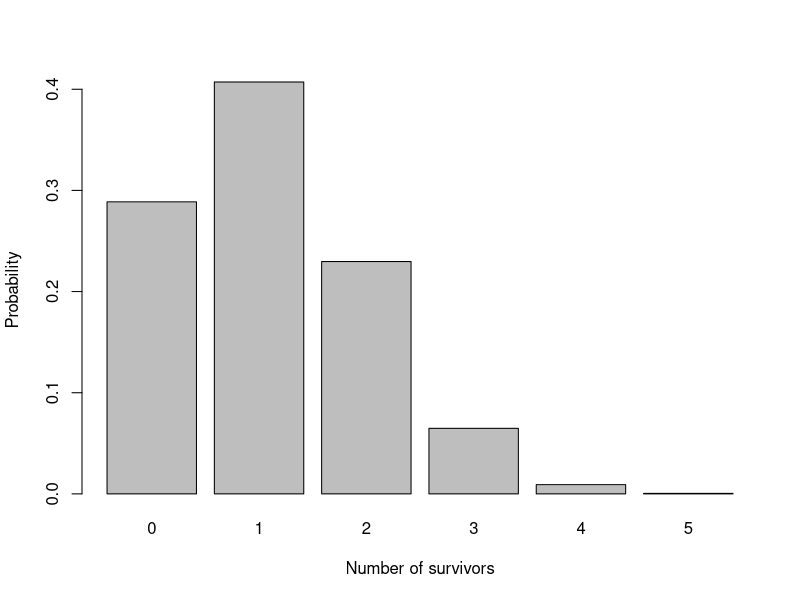
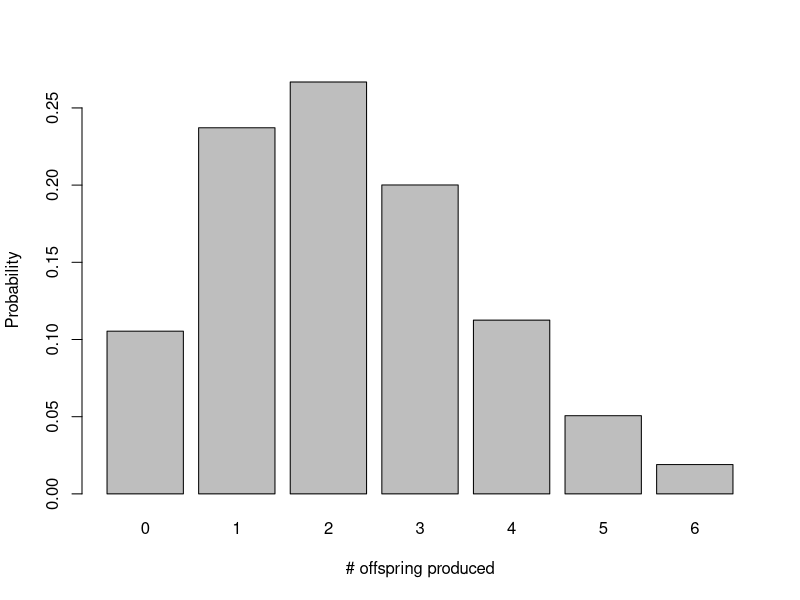
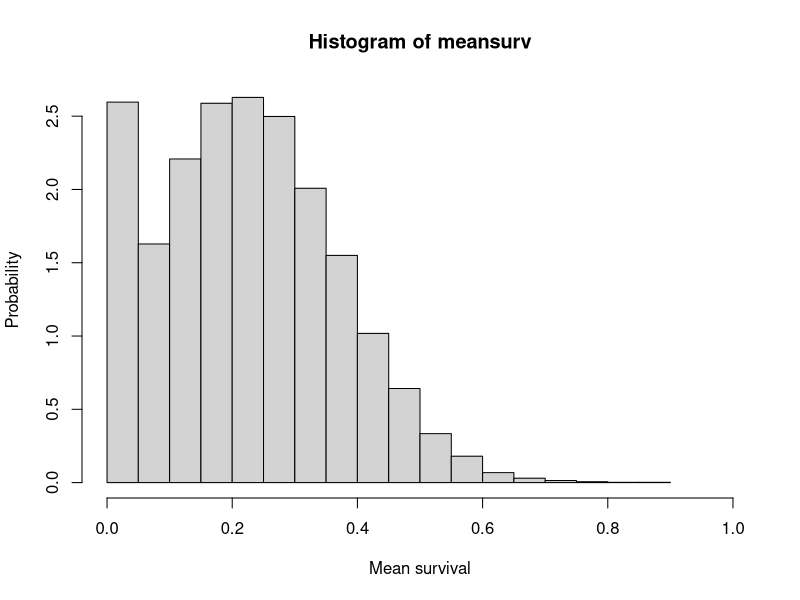

R code for these plots, in order:

# Demo: demographic stochasticity

N=5     # number of INDIVIDUALS
g = 0.22  # per capita survival rate
b = 0.45   # per capita birth rate

 ## 
barplot(dbinom(0:N,N,g),names.arg=0:N,xlab="Number of survivors",ylab="Probability")

barplot(dpois(0:(N*1.3),N*b),names.arg=0:(N*1.3),xlab="# offspring produced",ylab="Probability")




# Demo: environmental stochasticity

N=1     # number of POPULATIONS
b_mu = 0.22  # per capita survival rate
b_sd = 0.15   # per capita birth rate
lots=10000

meansurv = replicate(lots,mean(rnorm(N,b_mu,b_sd)))
meansurv[meansurv<0] = 0

hist(meansurv,xlab="Mean survival",ylab="Probability",freq=F,xlim=c(0,1))
